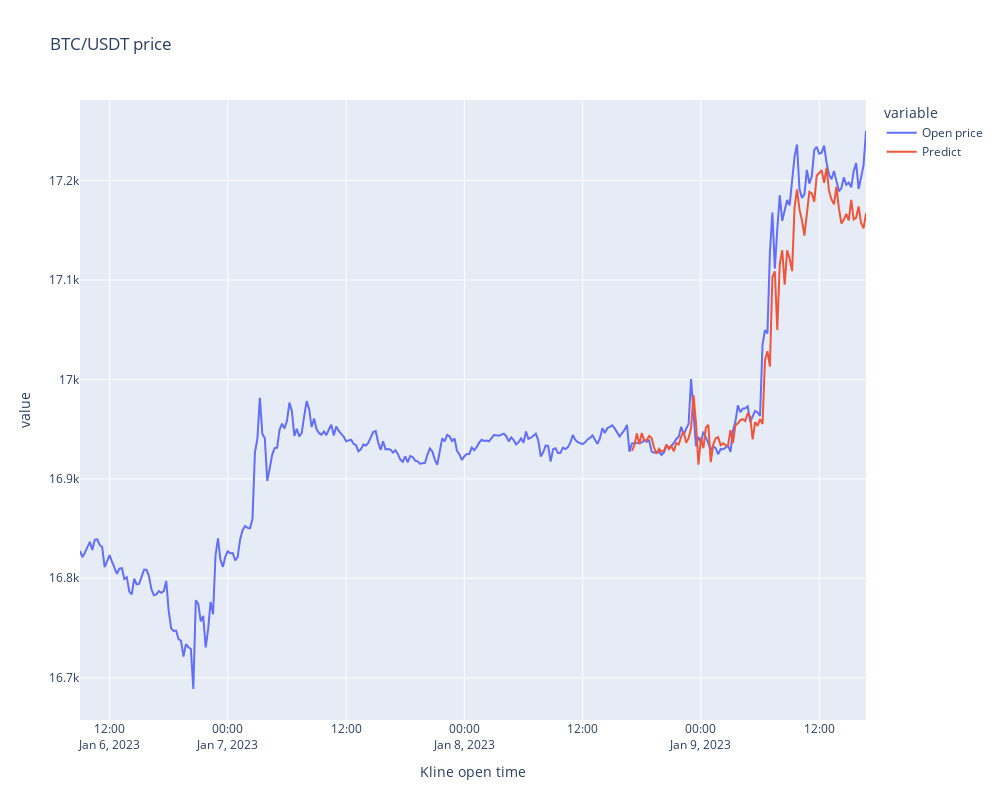

Notebook source saved alongside this figure:
### Markdown cell above
### 📌 Visualize the prediction

### Code cell
visualize_prediction(predictions)

### Figure 1 — Plotly figure (JSON) as saved in the notebook; plotly's stock layout.template omitted (floating-point values rounded to 4 significant figures; data arrays with more than 128 entries replaced by an {"elided": "..."} marker saying what was removed)
{"data": [{"hovertemplate": "variable=Open price<br>Kline open time=%{x}<br>value=%{y}<extra></extra>", "legendgroup": "Open price", "line": {"color": "#636efa", "dash": "solid"}, "marker": {"symbol": "circle"}, "mode": "lines", "name": "Open price", "orientation": "v", "showlegend": true, "type": "scatter", "x": {"elided": "320 str values"}, "xaxis": "x", "y": {"elided": "320 float values"}, "yaxis": "y"}, {"hovertemplate": "variable=Predict<br>Kline open time=%{x}<br>value=%{y}<extra></extra>", "legendgroup": "Predict", "line": {"color": "#EF553B", "dash": "solid"}, "marker": {"symbol": "circle"}, "mode": "lines", "name": "Predict", "orientation": "v", "showlegend": true, "type": "scatter", "x": {"elided": "320 str values"}, "xaxis": "x", "y": {"elided": "320 float values"}, "yaxis": "y"}], "layout": {"height": 800, "legend": {"title": {"text": "variable"}, "tracegroupgap": 0}, "title": {"text": "BTC/USDT price"}, "width": 1000, "xaxis": {"anchor": "y", "domain": [0, 1], "title": {"text": "Kline open time"}}, "yaxis": {"anchor": "x", "domain": [0, 1], "title": {"text": "value"}}}}
